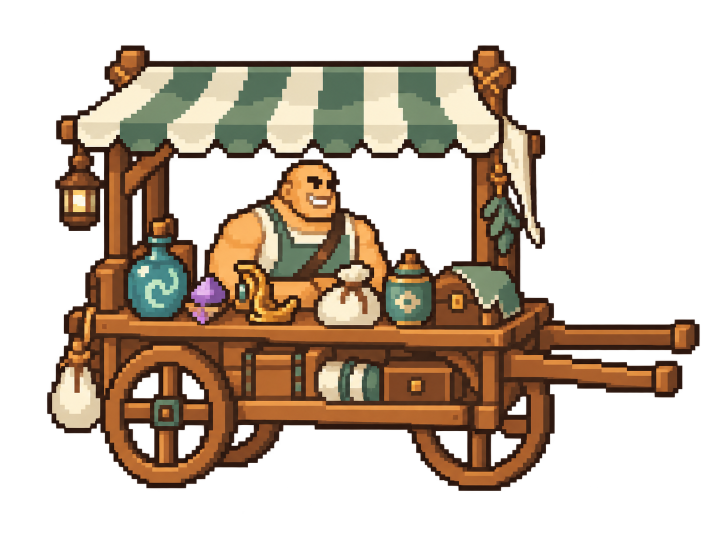
#> input picture projects/sporehollow/art-production/merchant-board-v1/originals/cart-board.png, 1448 x 1086 px (shown at 1/2 size)
$ python prepare_delivery.py
#> lines starting #> are read from the running program, lines starting #| are printed output that depends on the picture; after the words box and inside, x2 and y2 are one past the last pixel; in counts of white or black regions, pixels touching at a corner belong together
from pathlib import Path
from PIL import Image,ImageDraw,ImageFont
import json,hashlib,ast,numpy as np
R=Path(__file__).resolve().parents[2];P=R/"art-production/merchant-board-v1";D=R/"art_delivery/merchant_board_v1"
(D/"review").mkdir(parents=True,exist_ok=True)
src=Image.open(P/"originals/cart-board.png").convert("RGBA")
#> src is the input picture: PIL image 1448x1086 RGBA; mean R, G, B, A 59.1, 44.7, 30.6, 108.5
alpha=src.getchannel("A").point(lambda v:255 if v>=128 else 0);b=alpha.getbbox()
#> after `alpha = src.getchannel('A').point(lambda v: 255 if v >= 128 else 0)`:
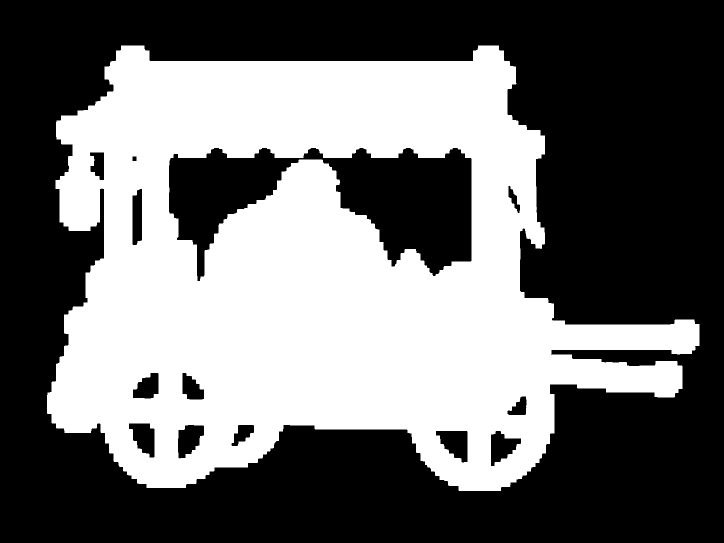
#> alpha: PIL image 1448x1086 L (shown at 1/2 size); 42.9% white; 1 white region, box (x1, y1, x2, y2) and area: (94, 91, 1399, 982) 674108
#> after `b = alpha.getbbox()`: b = (94, 91, 1399, 982)
crop=src.crop(b);crop.putalpha(alpha.crop(b))
#> after `crop = src.crop(b)`:
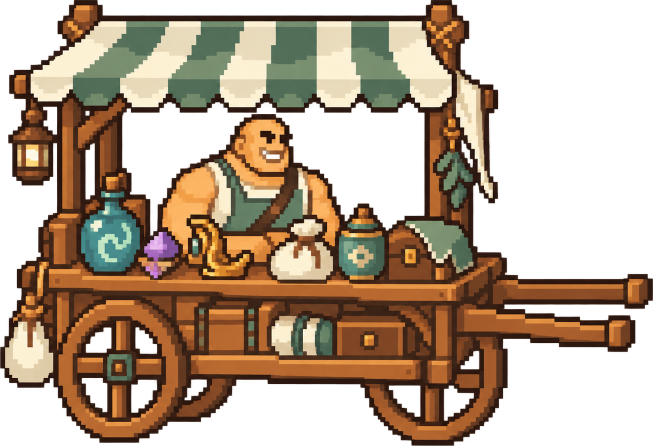
#> crop: PIL image 1305x891 RGBA (shown at 1/2 size); mean R, G, B, A 79.9, 60.5, 41.4, 146.7; transparent parts drawn white
s=min(120/crop.width,82/crop.height);size=(round(crop.width*s),round(crop.height*s))
#> after `s = min(120 / crop.width, 82 / crop.height)`: s = 0.092
#> after `size = (round(crop.width * s), round(crop.height * s))`: size = (120, 82)
small=crop.resize(size,Image.Resampling.BOX)
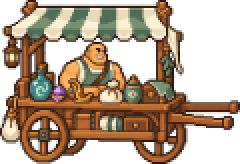
#> small: PIL image 120x82 RGBA (shown 2 times larger); mean R, G, B, A 80, 60.5, 41.4, 148; transparent parts drawn white
# Reuse the established merchant/cart palette without executing or modifying its producer.
tree=ast.parse((R/"art-production/merchant-cart-v2/prepare_delivery.py").read_text(encoding="utf-8-sig"))
#> (the run stopped early here; a loop or call above may not have finished)

$ run again, with projects/sporehollow/art-production/bed-assets-v1/originals/bed.png copied over projects/sporehollow/art-production/merchant-board-v1/originals/cart-board.png
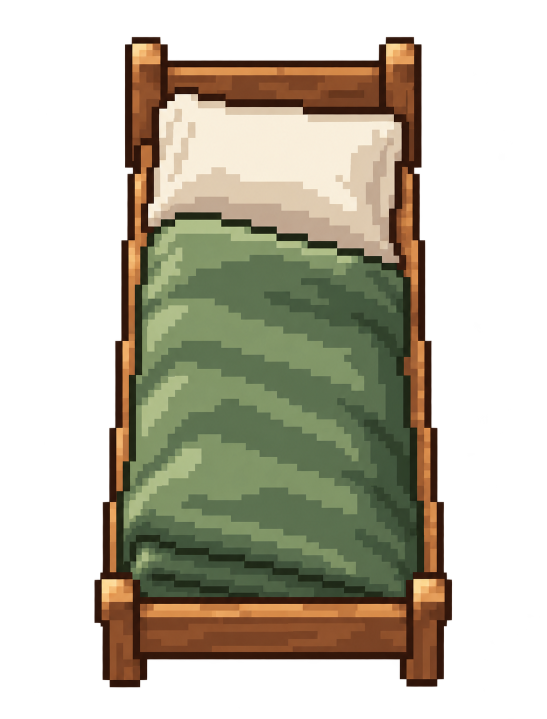
#> input picture projects/sporehollow/art-production/bed-assets-v1/originals/bed.png, 1093 x 1438 px (shown at 1/2 size)
#> src is the input picture: PIL image 1093x1438 RGBA; mean R, G, B, A 61.6, 57.3, 41.2, 124.8
#> `alpha = src.getchannel('A').point(lambda v: 255 if v >= 128 else 0)`:
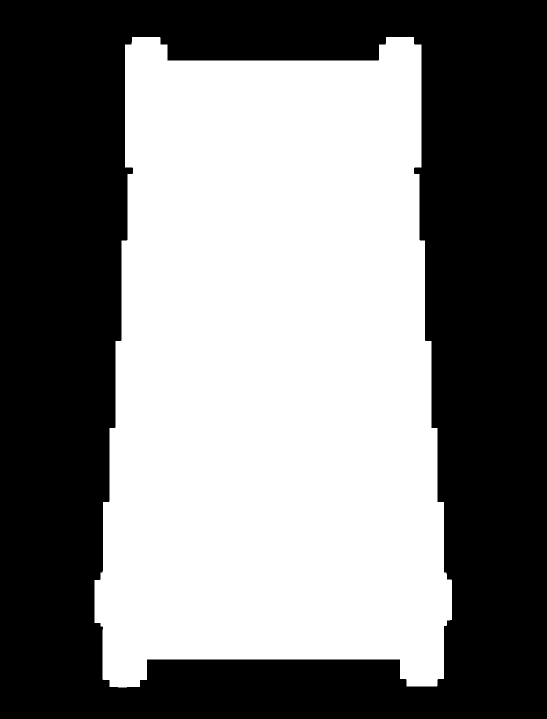
#> alpha: PIL image 1093x1438 L (shown at 1/2 size); 49.3% white; 1 white region, box (x1, y1, x2, y2) and area: (189, 74, 904, 1375) 774898
#> b = (189, 74, 904, 1375)
#> `small=crop.resize(size,Image.Resampling.BOX)`:
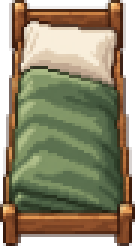
#> small: PIL image 45x82 RGBA (shown 3 times larger); mean R, G, B, A 105.3, 97.3, 69.9, 212.7; transparent parts drawn white
